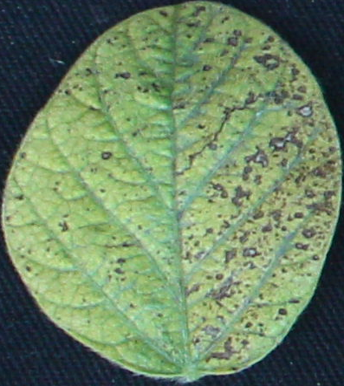
#> input picture AgandBio/leaves/I1.png, 344 x 386 px, given in place of I5.png, which was not available
$ python hw2.py
#> lines starting #> are read from the running program, lines starting #| are printed output that depends on the picture; after the words box and inside, x2 and y2 are one past the last pixel; in counts of white or black regions, pixels touching at a corner belong together; pictures that were not available may be replaced by others from this repository, and a replacement may not be noted
#> further down, original_image is the input picture: shape (386, 344, 3); mean B, G, R 100, 133.2, 109.3
from PIL import Image
import numpy as np
import matplotlib.pyplot as plt
import random
from skimage.transform import AffineTransform, warp
import os
from sklearn.decomposition import PCA
import cv2

def crop_to_non_black_bounding_box(image):
    # Convert image to grayscale
    gray_image = cv2.cvtColor(image, cv2.COLOR_BGR2GRAY)

    # Threshold the grayscale image to get binary image
    _, binary_image = cv2.threshold(gray_image, 1, 255, cv2.THRESH_BINARY)

    # Find contours in the binary image
    contours, _ = cv2.findContours(binary_image, cv2.RETR_EXTERNAL, cv2.CHAIN_APPROX_SIMPLE)

    # Find bounding box of the non-black content
    if len(contours) > 0:
        x, y, w, h = cv2.boundingRect(contours[0])
        for contour in contours[1:]:
            contour_x, contour_y, contour_w, contour_h = cv2.boundingRect(contour)
            x = min(x, contour_x)
            y = min(y, contour_y)
            w = max(w, contour_x + contour_w - x)
            h = max(h, contour_y + contour_h - y)

        # Crop the image to the bounding box
        cropped_image = image[y:y+h, x:x+w]
    else:
        cropped_image = image

    return cropped_image

def random_transformation(img):
    rows, cols, ch = img.shape
#> rows = 386; cols = 344; ch = 3

    # Random rotation
    angle = np.random.randint(-180, 180)
    M_rotate = cv2.getRotationMatrix2D((cols / 2, rows / 2), angle, 1)

    # Random scaling
    scale = np.random.uniform(0.5, 1.5)
    M_scale = cv2.getRotationMatrix2D((cols / 2, rows / 2), 0, scale)
#> M_scale = [[1.22, 0, -37.01], [0, 1.22, -41.53]]

    # Random shifting
    tx = np.random.randint(-50, 50)
    ty = np.random.randint(-50, 50)
    M_shift = np.float32([[1, 0, tx], [0, 1, ty]])

    # Apply transformations
    img = cv2.warpAffine(img, M_rotate, (cols, rows))
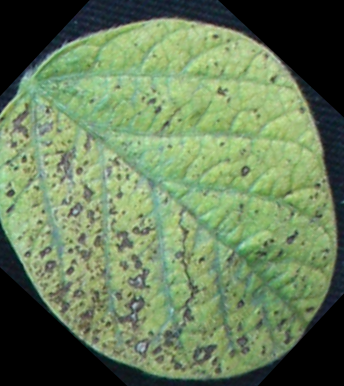
#> img: shape (386, 344, 3); mean of channels 0, 1, 2 91.1, 126.3, 104.6; drawn as B, G, R
    img = cv2.warpAffine(img, M_scale, (cols, rows))
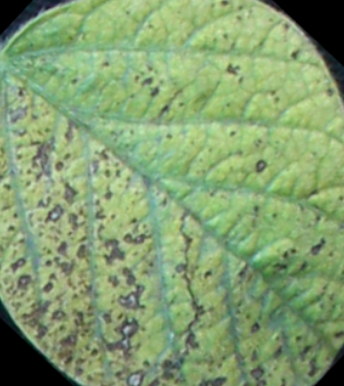
#> img: shape (386, 344, 3); mean of channels 0, 1, 2 112.5, 159, 131.5; drawn as B, G, R
    img = cv2.warpAffine(img, M_shift, (cols, rows))
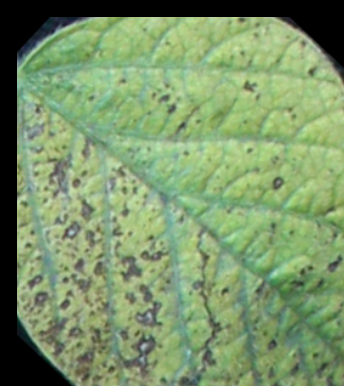
#> img: shape (386, 344, 3); mean of channels 0, 1, 2 105.3, 148.7, 122.9; drawn as B, G, R

    # Random warping
    random_quad = np.float32([
        [np.random.randint(0, cols // 4), np.random.randint(0, rows // 4)],
        [np.random.randint(3 * cols // 4, cols), np.random.randint(0, rows // 4)],
        [np.random.randint(0, cols // 4), np.random.randint(3 * rows // 4, rows)],
        [np.random.randint(3 * cols // 4, cols), np.random.randint(3 * rows // 4, rows)]
    ])
    original_quad = np.float32([[0, 0], [cols, 0], [0, rows], [cols, rows]])
#> original_quad = [[0, 0], [344, 0], [0, 386], [344, 386]]
    M_warp = cv2.getPerspectiveTransform(original_quad, random_quad)
    img = cv2.warpPerspective(img, M_warp, (cols, rows))
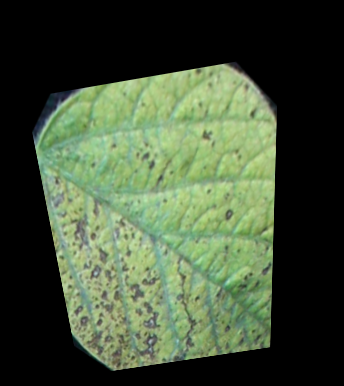
#> img: shape (386, 344, 3); mean of channels 0, 1, 2 56.4, 80.1, 66; drawn as B, G, R

    img = crop_to_non_black_bounding_box(img)
#> in crop_to_non_black_bounding_box, `gray_image = cv2.cvtColor(image, cv2.COLOR_BGR2GRAY)`:
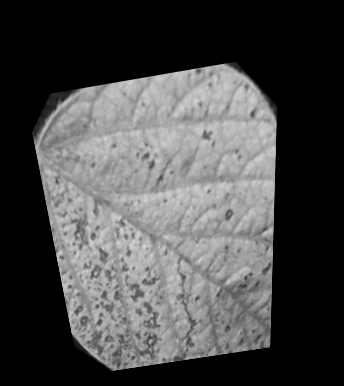
#> gray_image: shape (386, 344); min 0, max 216, mean 73.2
#> in crop_to_non_black_bounding_box, `_, binary_image = cv2.threshold(gray_image, 1, 255, cv2.THRESH_BINARY)`:
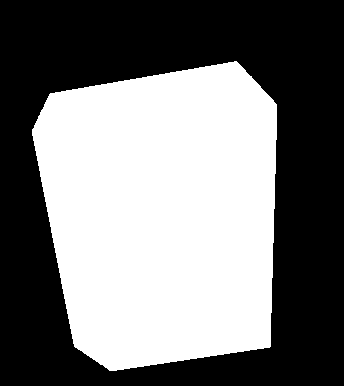
#> binary_image: shape (386, 344); 47.1% white; 1 white region
#> in crop_to_non_black_bounding_box, `contours, _ = cv2.findContours(binary_image, cv2.RETR_EXTERNAL, cv2.CH..`: contours = 1 contour; box (x1, y1, x2, y2) and area: (32, 61, 277, 371) 62024
#> in crop_to_non_black_bounding_box, `x, y, w, h = cv2.boundingRect(contours[0])`: x = 32; y = 61; w = 245; h = 310
#> in crop_to_non_black_bounding_box, `cropped_image = image[y:y+h, x:x+w]`:
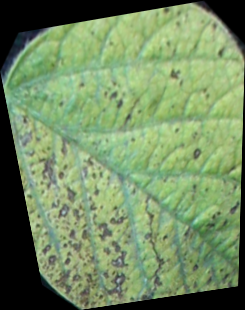
#> cropped_image: shape (310, 245, 3); mean of channels 0, 1, 2 98.7, 140, 115.4; drawn as B, G, R

    return img

# Create directory for transformed images
transformed_images_dir = 'AgandBio/leaves/transformed_images'
os.makedirs(transformed_images_dir, exist_ok=True)

# Part 1-----------------------------------------------------------------------
# Generate 100 transformed images
transformed_images = []
for i in range(100):
    original_img_idx = np.random.randint(1,9)
    original_image = cv2.imread(f'AgandBio/leaves/I{original_img_idx}.png')
    new_img = random_transformation(original_image)
#> pass 2 of the loop `for i in range(100):`:
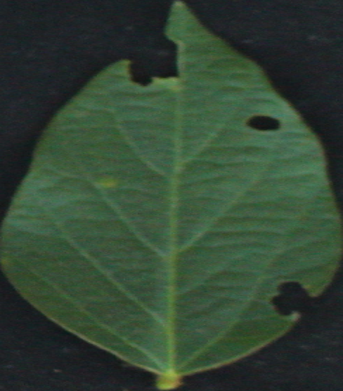
#> input picture AgandBio/leaves/I2.png, 343 x 391 px
#> original_image is the input picture: shape (391, 343, 3); mean B, G, R 52.4, 70.1, 50.8
#> gray_image: shape (391, 343)
#> in crop_to_non_black_bounding_box (call 2), `_, binary_image = cv2.threshold(gray_image, 1, 255, cv2.THRESH_BINARY)`:
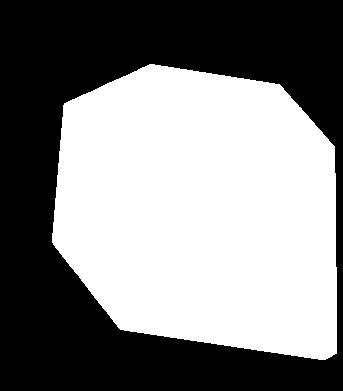
#> binary_image: shape (391, 343); 51.4% white; 1 black region
#> contours = 1 contour; box (x1, y1, x2, y2) and area: (52, 64, 337, 360) 68432
#> x = 52; y = 64; w = 285; h = 296
#> in crop_to_non_black_bounding_box (call 2), `cropped_image = image[y:y+h, x:x+w]`:
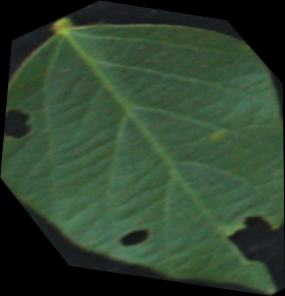
#> cropped_image: shape (296, 285, 3); mean of channels 0, 1, 2 47.5, 68.3, 47.8; drawn as B, G, R
#> (the run stopped early here; a loop or call above may not have finished)
